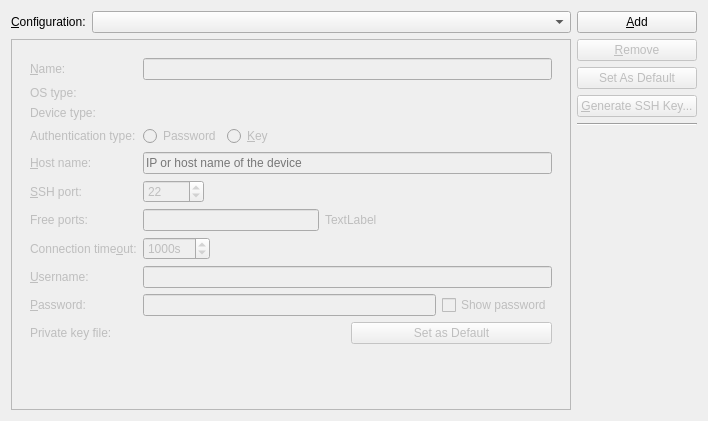
<?xml version="1.0" encoding="UTF-8"?>
<ui version="4.0">
 <class>MaemoDeviceConfigurationsSettingsWidget</class>
 <widget class="QWidget" name="MaemoDeviceConfigurationsSettingsWidget">
  <property name="geometry">
   <rect>
    <x>0</x>
    <y>0</y>
    <width>708</width>
    <height>421</height>
   </rect>
  </property>
  <property name="windowTitle">
   <string>Maemo Device Configurations</string>
  </property>
  <layout class="QHBoxLayout" name="horizontalLayout">
   <item>
    <layout class="QVBoxLayout" name="verticalLayout_3">
     <item>
      <layout class="QFormLayout" name="formLayout">
       <property name="fieldGrowthPolicy">
        <enum>QFormLayout::AllNonFixedFieldsGrow</enum>
       </property>
       <item row="0" column="0">
        <widget class="QLabel" name="configurationLabel">
         <property name="text">
          <string>&amp;Configuration:</string>
         </property>
         <property name="buddy">
          <cstring>configurationComboBox</cstring>
         </property>
        </widget>
       </item>
       <item row="0" column="1">
        <widget class="QComboBox" name="configurationComboBox">
         <property name="sizePolicy">
          <sizepolicy hsizetype="MinimumExpanding" vsizetype="Fixed">
           <horstretch>0</horstretch>
           <verstretch>0</verstretch>
          </sizepolicy>
         </property>
         <property name="editable">
          <bool>false</bool>
         </property>
        </widget>
       </item>
      </layout>
     </item>
     <item>
      <widget class="QFrame" name="frame">
       <property name="frameShape">
        <enum>QFrame::StyledPanel</enum>
       </property>
       <property name="frameShadow">
        <enum>QFrame::Raised</enum>
       </property>
       <layout class="QVBoxLayout" name="verticalLayout_2">
        <item>
         <widget class="QWidget" name="detailsWidget" native="true">
          <property name="enabled">
           <bool>false</bool>
          </property>
          <property name="sizePolicy">
           <sizepolicy hsizetype="Preferred" vsizetype="MinimumExpanding">
            <horstretch>0</horstretch>
            <verstretch>0</verstretch>
           </sizepolicy>
          </property>
          <layout class="QFormLayout" name="formLayout_2">
           <item row="0" column="0">
            <widget class="QLabel" name="deviceNameLabel">
             <property name="text">
              <string>&amp;Name:</string>
             </property>
             <property name="buddy">
              <cstring>nameLineEdit</cstring>
             </property>
            </widget>
           </item>
           <item row="0" column="1">
            <widget class="QLineEdit" name="nameLineEdit"/>
           </item>
           <item row="2" column="0">
            <widget class="QLabel" name="deviceTypeLabel">
             <property name="text">
              <string>Device type:</string>
             </property>
            </widget>
           </item>
           <item row="3" column="0">
            <widget class="QLabel" name="authTypeLabel">
             <property name="text">
              <string>Authentication type:</string>
             </property>
            </widget>
           </item>
           <item row="3" column="1">
            <widget class="QWidget" name="authTypeButtonsWidget" native="true">
             <layout class="QHBoxLayout" name="horizontalLayout_3">
              <property name="margin">
               <number>0</number>
              </property>
              <item>
               <widget class="QRadioButton" name="passwordButton">
                <property name="text">
                 <string>Password</string>
                </property>
               </widget>
              </item>
              <item>
               <widget class="QRadioButton" name="keyButton">
                <property name="text">
                 <string>&amp;Key</string>
                </property>
               </widget>
              </item>
              <item>
               <spacer name="horizontalSpacer_4">
                <property name="orientation">
                 <enum>Qt::Horizontal</enum>
                </property>
                <property name="sizeHint" stdset="0">
                 <size>
                  <width>40</width>
                  <height>20</height>
                 </size>
                </property>
               </spacer>
              </item>
             </layout>
            </widget>
           </item>
           <item row="4" column="0">
            <widget class="QLabel" name="hostNameLabel">
             <property name="text">
              <string>&amp;Host name:</string>
             </property>
             <property name="buddy">
              <cstring>hostLineEdit</cstring>
             </property>
            </widget>
           </item>
           <item row="4" column="1">
            <widget class="QLineEdit" name="hostLineEdit">
             <property name="placeholderText">
              <string>IP or host name of the device</string>
             </property>
            </widget>
           </item>
           <item row="5" column="0">
            <widget class="QLabel" name="sshPortLabel">
             <property name="text">
              <string>&amp;SSH port:</string>
             </property>
             <property name="buddy">
              <cstring>sshPortSpinBox</cstring>
             </property>
            </widget>
           </item>
           <item row="5" column="1">
            <layout class="QHBoxLayout" name="horizontalLayout_4">
             <item>
              <widget class="QSpinBox" name="sshPortSpinBox">
               <property name="minimum">
                <number>0</number>
               </property>
               <property name="maximum">
                <number>65535</number>
               </property>
               <property name="value">
                <number>22</number>
               </property>
              </widget>
             </item>
             <item>
              <spacer name="horizontalSpacer_3">
               <property name="orientation">
                <enum>Qt::Horizontal</enum>
               </property>
               <property name="sizeHint" stdset="0">
                <size>
                 <width>40</width>
                 <height>20</height>
                </size>
               </property>
              </spacer>
             </item>
            </layout>
           </item>
           <item row="6" column="0">
            <widget class="QLabel" name="freePortsLabel">
             <property name="text">
              <string>Free ports:</string>
             </property>
             <property name="buddy">
              <cstring>portsLineEdit</cstring>
             </property>
            </widget>
           </item>
           <item row="6" column="1">
            <layout class="QHBoxLayout" name="horizontalLayout_7">
             <item>
              <widget class="QLineEdit" name="portsLineEdit">
               <property name="toolTip">
                <string>You can enter lists and ranges like this: 1024,1026-1028,1030</string>
               </property>
              </widget>
             </item>
             <item>
              <widget class="QLabel" name="portsWarningLabel">
               <property name="text">
                <string>TextLabel</string>
               </property>
              </widget>
             </item>
             <item>
              <spacer name="horizontalSpacer_2">
               <property name="orientation">
                <enum>Qt::Horizontal</enum>
               </property>
               <property name="sizeHint" stdset="0">
                <size>
                 <width>40</width>
                 <height>20</height>
                </size>
               </property>
              </spacer>
             </item>
            </layout>
           </item>
           <item row="7" column="0">
            <widget class="QLabel" name="connectionTimeoutLabel">
             <property name="text">
              <string>Connection time&amp;out:</string>
             </property>
             <property name="buddy">
              <cstring>timeoutSpinBox</cstring>
             </property>
            </widget>
           </item>
           <item row="7" column="1">
            <layout class="QHBoxLayout" name="horizontalLayout_5">
             <item>
              <widget class="QSpinBox" name="timeoutSpinBox">
               <property name="suffix">
                <string>s</string>
               </property>
               <property name="maximum">
                <number>10000</number>
               </property>
               <property name="singleStep">
                <number>10</number>
               </property>
               <property name="value">
                <number>1000</number>
               </property>
              </widget>
             </item>
             <item>
              <spacer name="horizontalSpacer">
               <property name="orientation">
                <enum>Qt::Horizontal</enum>
               </property>
               <property name="sizeHint" stdset="0">
                <size>
                 <width>40</width>
                 <height>20</height>
                </size>
               </property>
              </spacer>
             </item>
            </layout>
           </item>
           <item row="8" column="0">
            <widget class="QLabel" name="userNameLabel">
             <property name="text">
              <string>&amp;Username:</string>
             </property>
             <property name="buddy">
              <cstring>userLineEdit</cstring>
             </property>
            </widget>
           </item>
           <item row="8" column="1">
            <widget class="QLineEdit" name="userLineEdit"/>
           </item>
           <item row="9" column="0">
            <widget class="QLabel" name="passwordLabel">
             <property name="text">
              <string>&amp;Password:</string>
             </property>
             <property name="buddy">
              <cstring>pwdLineEdit</cstring>
             </property>
            </widget>
           </item>
           <item row="9" column="1">
            <layout class="QHBoxLayout" name="horizontalLayout_6">
             <item>
              <widget class="QLineEdit" name="pwdLineEdit">
               <property name="echoMode">
                <enum>QLineEdit::Password</enum>
               </property>
              </widget>
             </item>
             <item>
              <widget class="QCheckBox" name="showPasswordCheckBox">
               <property name="text">
                <string>Show password</string>
               </property>
              </widget>
             </item>
            </layout>
           </item>
           <item row="10" column="0">
            <widget class="QLabel" name="keyLabel">
             <property name="text">
              <string>Private key file:</string>
             </property>
            </widget>
           </item>
           <item row="10" column="1">
            <layout class="QHBoxLayout" name="horizontalLayout_8">
             <item>
              <widget class="Utils::PathChooser" name="keyFileLineEdit"/>
             </item>
             <item>
              <widget class="QPushButton" name="makeKeyFileDefaultButton">
               <property name="text">
                <string>Set as Default</string>
               </property>
              </widget>
             </item>
            </layout>
           </item>
           <item row="2" column="1">
            <widget class="QLabel" name="deviceTypeValueLabel">
             <property name="text">
              <string/>
             </property>
            </widget>
           </item>
           <item row="1" column="0">
            <widget class="QLabel" name="oSTypeLabel">
             <property name="text">
              <string>OS type:</string>
             </property>
            </widget>
           </item>
           <item row="1" column="1">
            <widget class="QLabel" name="osTypeValueLabel">
             <property name="text">
              <string/>
             </property>
            </widget>
           </item>
          </layout>
         </widget>
        </item>
       </layout>
      </widget>
     </item>
    </layout>
   </item>
   <item>
    <layout class="QVBoxLayout" name="buttonsLayout">
     <item>
      <widget class="QPushButton" name="addConfigButton">
       <property name="focusPolicy">
        <enum>Qt::StrongFocus</enum>
       </property>
       <property name="text">
        <string>&amp;Add</string>
       </property>
      </widget>
     </item>
     <item>
      <widget class="QPushButton" name="removeConfigButton">
       <property name="enabled">
        <bool>false</bool>
       </property>
       <property name="focusPolicy">
        <enum>Qt::StrongFocus</enum>
       </property>
       <property name="text">
        <string>&amp;Remove</string>
       </property>
      </widget>
     </item>
     <item>
      <widget class="QPushButton" name="defaultDeviceButton">
       <property name="enabled">
        <bool>false</bool>
       </property>
       <property name="focusPolicy">
        <enum>Qt::StrongFocus</enum>
       </property>
       <property name="text">
        <string>Set As Default</string>
       </property>
      </widget>
     </item>
     <item>
      <widget class="QPushButton" name="generateKeyButton">
       <property name="enabled">
        <bool>false</bool>
       </property>
       <property name="focusPolicy">
        <enum>Qt::StrongFocus</enum>
       </property>
       <property name="toolTip">
        <string>Click here if you do not have an SSH key yet.</string>
       </property>
       <property name="text">
        <string>&amp;Generate SSH Key...</string>
       </property>
      </widget>
     </item>
     <item>
      <widget class="Line" name="line">
       <property name="orientation">
        <enum>Qt::Horizontal</enum>
       </property>
      </widget>
     </item>
     <item>
      <spacer name="verticalSpacer">
       <property name="orientation">
        <enum>Qt::Vertical</enum>
       </property>
       <property name="sizeHint" stdset="0">
        <size>
         <width>20</width>
         <height>40</height>
        </size>
       </property>
      </spacer>
     </item>
    </layout>
   </item>
  </layout>
 </widget>
 <customwidgets>
  <customwidget>
   <class>Utils::PathChooser</class>
   <extends>QWidget</extends>
   <header location="global">utils/pathchooser.h</header>
   <container>1</container>
   <slots>
    <signal>editingFinished()</signal>
    <signal>browsingFinished()</signal>
   </slots>
  </customwidget>
 </customwidgets>
 <resources/>
 <connections>
  <connection>
   <sender>hostLineEdit</sender>
   <signal>editingFinished()</signal>
   <receiver>MaemoDeviceConfigurationsSettingsWidget</receiver>
   <slot>hostNameEditingFinished()</slot>
   <hints>
    <hint type="sourcelabel">
     <x>484</x>
     <y>174</y>
    </hint>
    <hint type="destinationlabel">
     <x>424</x>
     <y>231</y>
    </hint>
   </hints>
  </connection>
  <connection>
   <sender>userLineEdit</sender>
   <signal>editingFinished()</signal>
   <receiver>MaemoDeviceConfigurationsSettingsWidget</receiver>
   <slot>userNameEditingFinished()</slot>
   <hints>
    <hint type="sourcelabel">
     <x>540</x>
     <y>317</y>
    </hint>
    <hint type="destinationlabel">
     <x>422</x>
     <y>301</y>
    </hint>
   </hints>
  </connection>
  <connection>
   <sender>pwdLineEdit</sender>
   <signal>editingFinished()</signal>
   <receiver>MaemoDeviceConfigurationsSettingsWidget</receiver>
   <slot>passwordEditingFinished()</slot>
   <hints>
    <hint type="sourcelabel">
     <x>424</x>
     <y>349</y>
    </hint>
    <hint type="destinationlabel">
     <x>423</x>
     <y>336</y>
    </hint>
   </hints>
  </connection>
  <connection>
   <sender>addConfigButton</sender>
   <signal>clicked()</signal>
   <receiver>MaemoDeviceConfigurationsSettingsWidget</receiver>
   <slot>addConfig()</slot>
   <hints>
    <hint type="sourcelabel">
     <x>697</x>
     <y>33</y>
    </hint>
    <hint type="destinationlabel">
     <x>516</x>
     <y>118</y>
    </hint>
   </hints>
  </connection>
  <connection>
   <sender>passwordButton</sender>
   <signal>toggled(bool)</signal>
   <receiver>MaemoDeviceConfigurationsSettingsWidget</receiver>
   <slot>authenticationTypeChanged()</slot>
   <hints>
    <hint type="sourcelabel">
     <x>228</x>
     <y>147</y>
    </hint>
    <hint type="destinationlabel">
     <x>513</x>
     <y>240</y>
    </hint>
   </hints>
  </connection>
  <connection>
   <sender>keyFileLineEdit</sender>
   <signal>editingFinished()</signal>
   <receiver>MaemoDeviceConfigurationsSettingsWidget</receiver>
   <slot>keyFileEditingFinished()</slot>
   <hints>
    <hint type="sourcelabel">
     <x>344</x>
     <y>383</y>
    </hint>
    <hint type="destinationlabel">
     <x>257</x>
     <y>185</y>
    </hint>
   </hints>
  </connection>
  <connection>
   <sender>keyFileLineEdit</sender>
   <signal>browsingFinished()</signal>
   <receiver>MaemoDeviceConfigurationsSettingsWidget</receiver>
   <slot>keyFileEditingFinished()</slot>
   <hints>
    <hint type="sourcelabel">
     <x>344</x>
     <y>383</y>
    </hint>
    <hint type="destinationlabel">
     <x>257</x>
     <y>185</y>
    </hint>
   </hints>
  </connection>
  <connection>
   <sender>keyButton</sender>
   <signal>toggled(bool)</signal>
   <receiver>MaemoDeviceConfigurationsSettingsWidget</receiver>
   <slot>authenticationTypeChanged()</slot>
   <hints>
    <hint type="sourcelabel">
     <x>279</x>
     <y>156</y>
    </hint>
    <hint type="destinationlabel">
     <x>525</x>
     <y>351</y>
    </hint>
   </hints>
  </connection>
  <connection>
   <sender>nameLineEdit</sender>
   <signal>editingFinished()</signal>
   <receiver>MaemoDeviceConfigurationsSettingsWidget</receiver>
   <slot>configNameEditingFinished()</slot>
   <hints>
    <hint type="sourcelabel">
     <x>520</x>
     <y>82</y>
    </hint>
    <hint type="destinationlabel">
     <x>330</x>
     <y>332</y>
    </hint>
   </hints>
  </connection>
  <connection>
   <sender>generateKeyButton</sender>
   <signal>clicked()</signal>
   <receiver>MaemoDeviceConfigurationsSettingsWidget</receiver>
   <slot>showGenerateSshKeyDialog()</slot>
   <hints>
    <hint type="sourcelabel">
     <x>697</x>
     <y>131</y>
    </hint>
    <hint type="destinationlabel">
     <x>358</x>
     <y>0</y>
    </hint>
   </hints>
  </connection>
  <connection>
   <sender>timeoutSpinBox</sender>
   <signal>editingFinished()</signal>
   <receiver>MaemoDeviceConfigurationsSettingsWidget</receiver>
   <slot>timeoutEditingFinished()</slot>
   <hints>
    <hint type="sourcelabel">
     <x>222</x>
     <y>285</y>
    </hint>
    <hint type="destinationlabel">
     <x>6</x>
     <y>333</y>
    </hint>
   </hints>
  </connection>
  <connection>
   <sender>timeoutSpinBox</sender>
   <signal>valueChanged(int)</signal>
   <receiver>MaemoDeviceConfigurationsSettingsWidget</receiver>
   <slot>timeoutEditingFinished()</slot>
   <hints>
    <hint type="sourcelabel">
     <x>222</x>
     <y>285</y>
    </hint>
    <hint type="destinationlabel">
     <x>0</x>
     <y>299</y>
    </hint>
   </hints>
  </connection>
  <connection>
   <sender>sshPortSpinBox</sender>
   <signal>editingFinished()</signal>
   <receiver>MaemoDeviceConfigurationsSettingsWidget</receiver>
   <slot>sshPortEditingFinished()</slot>
   <hints>
    <hint type="sourcelabel">
     <x>210</x>
     <y>201</y>
    </hint>
    <hint type="destinationlabel">
     <x>4</x>
     <y>211</y>
    </hint>
   </hints>
  </connection>
  <connection>
   <sender>sshPortSpinBox</sender>
   <signal>valueChanged(int)</signal>
   <receiver>MaemoDeviceConfigurationsSettingsWidget</receiver>
   <slot>sshPortEditingFinished()</slot>
   <hints>
    <hint type="sourcelabel">
     <x>210</x>
     <y>201</y>
    </hint>
    <hint type="destinationlabel">
     <x>3</x>
     <y>136</y>
    </hint>
   </hints>
  </connection>
  <connection>
   <sender>showPasswordCheckBox</sender>
   <signal>toggled(bool)</signal>
   <receiver>MaemoDeviceConfigurationsSettingsWidget</receiver>
   <slot>showPassword(bool)</slot>
   <hints>
    <hint type="sourcelabel">
     <x>539</x>
     <y>347</y>
    </hint>
    <hint type="destinationlabel">
     <x>3</x>
     <y>262</y>
    </hint>
   </hints>
  </connection>
  <connection>
   <sender>portsLineEdit</sender>
   <signal>editingFinished()</signal>
   <receiver>MaemoDeviceConfigurationsSettingsWidget</receiver>
   <slot>handleFreePortsChanged()</slot>
   <hints>
    <hint type="sourcelabel">
     <x>310</x>
     <y>230</y>
    </hint>
    <hint type="destinationlabel">
     <x>0</x>
     <y>393</y>
    </hint>
   </hints>
  </connection>
  <connection>
   <sender>removeConfigButton</sender>
   <signal>clicked()</signal>
   <receiver>MaemoDeviceConfigurationsSettingsWidget</receiver>
   <slot>deleteConfig()</slot>
   <hints>
    <hint type="sourcelabel">
     <x>697</x>
     <y>63</y>
    </hint>
    <hint type="destinationlabel">
     <x>351</x>
     <y>210</y>
    </hint>
   </hints>
  </connection>
 </connections>
 <slots>
  <slot>configNameEditingFinished()</slot>
  <slot>deviceTypeChanged()</slot>
  <slot>hostNameEditingFinished()</slot>
  <slot>sshPortEditingFinished()</slot>
  <slot>timeoutEditingFinished()</slot>
  <slot>userNameEditingFinished()</slot>
  <slot>passwordEditingFinished()</slot>
  <slot>addConfig()</slot>
  <slot>selectionChanged()</slot>
  <slot>deleteConfig()</slot>
  <slot>authenticationTypeChanged()</slot>
  <slot>keyFileEditingFinished()</slot>
  <slot>testConfig()</slot>
  <slot>deployKey()</slot>
  <slot>gdbServerPortEditingFinished()</slot>
  <slot>currentConfigChanged(int)</slot>
  <slot>showGenerateSshKeyDialog()</slot>
  <slot>showPassword(bool)</slot>
  <slot>handleFreePortsChanged()</slot>
  <slot>showRemoteProcesses()</slot>
 </slots>
</ui>
